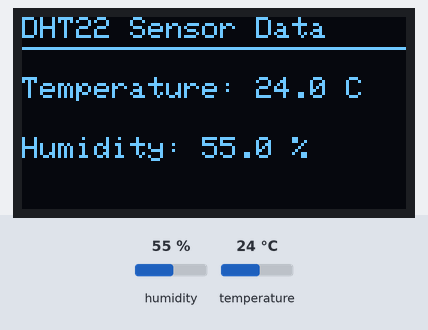
The sketch below on a simulated ESP32. Parts: 128×64 one-colour display. The test bench sets the inputs (shaded band); at power-on: humidity 55 %, temperature 24 °C. What the sketch prints to the serial monitor is not drawn.

Above: at 4.1 s.
4.2 s: humidity set to 22 %
At 6.0 s:
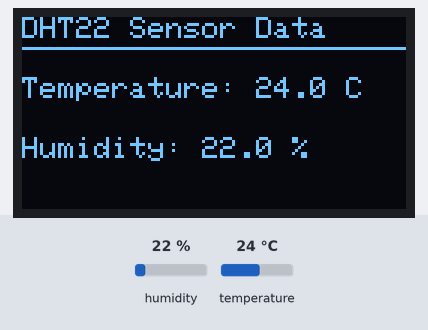
7.2 s: temperature set to 12 °C
At 8.7 s:
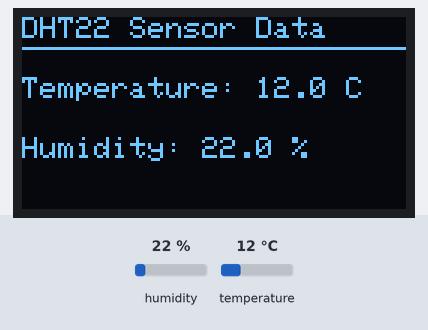
10.2 s: humidity set to 40 %
At 12.8 s:
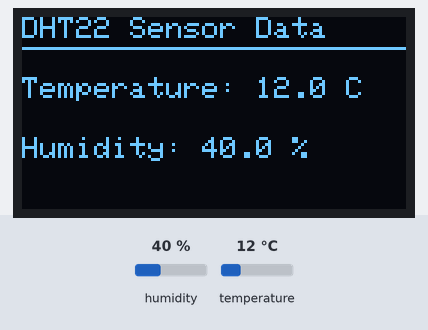
13.2 s: temperature set to 19 °C
Timing chart, 0 to 16.2 s (numbered marks = the images above; inputs shaded):
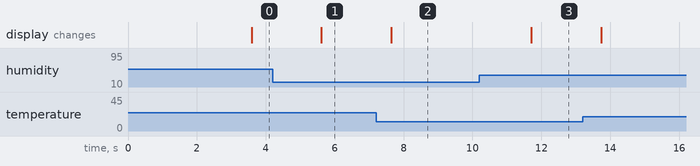

Measured:
- after the input at 4.2 s, the display: changes after 1.4 s (image 1)
- after the input at 7.2 s, the display: changes after 0.45 s (image 2)
- after the input at 10.2 s, the display: changes after 1.5 s (image 3)

The sketch:

Act4_1.ino
```cpp
//Carl Jayson Eli Bonaobra
//CPE4A
// ===== Activity 4.1: DHT22 Monitoring Using OLED Display =====

#include <Wire.h>
#include <Adafruit_GFX.h>
#include <Adafruit_SSD1306.h>
#include <DHT.h>

#define SCREEN_WIDTH 128
#define SCREEN_HEIGHT 64
#define OLED_RESET -1
#define SCREEN_ADDRESS 0x3C // common address; try 0x3D if this doesn't work

Adafruit_SSD1306 display(SCREEN_WIDTH, SCREEN_HEIGHT, &Wire, OLED_RESET);

#define DHTPIN 4
#define DHTTYPE DHT22
DHT dht(DHTPIN, DHTTYPE);

void setup() {
  Serial.begin(115200);
  dht.begin();

  if (!display.begin(SSD1306_SWITCHCAPVCC, SCREEN_ADDRESS)) {
    Serial.println("SSD1306 allocation failed");
    while (true); // halt
  }

  display.clearDisplay();
  display.setTextColor(SSD1306_WHITE);
  display.setTextSize(1);
  display.setCursor(0, 0);
  display.println("DHT22 Monitor Starting...");
  display.display();
  delay(1500);
}

void loop() {
  delay(2000); // DHT22 minimum sampling interval

  float humidity = dht.readHumidity();
  float tempC = dht.readTemperature();

  display.clearDisplay();
  display.setTextSize(1);
  display.setCursor(0, 0);
  display.println("DHT22 Sensor Data");
  display.drawLine(0, 10, 128, 10, SSD1306_WHITE);

  if (isnan(humidity) || isnan(tempC)) {
    display.setCursor(0, 24);
    display.println("Sensor read failed");
    Serial.println("Failed to read DHT22 sensor");
  } else {
    display.setCursor(0, 20);
    display.print("Temperature: ");
    display.print(tempC, 1);
    display.println(" C");
    display.setCursor(0, 40);
    display.print("Humidity: ");
    display.print(humidity, 1);
    display.println(" %");
    Serial.print("Temperature: ");
    Serial.print(tempC, 1);
    Serial.print(" C, Humidity: ");
    Serial.print(humidity, 1);
    Serial.println(" %");
  }
  display.display();
}
```
